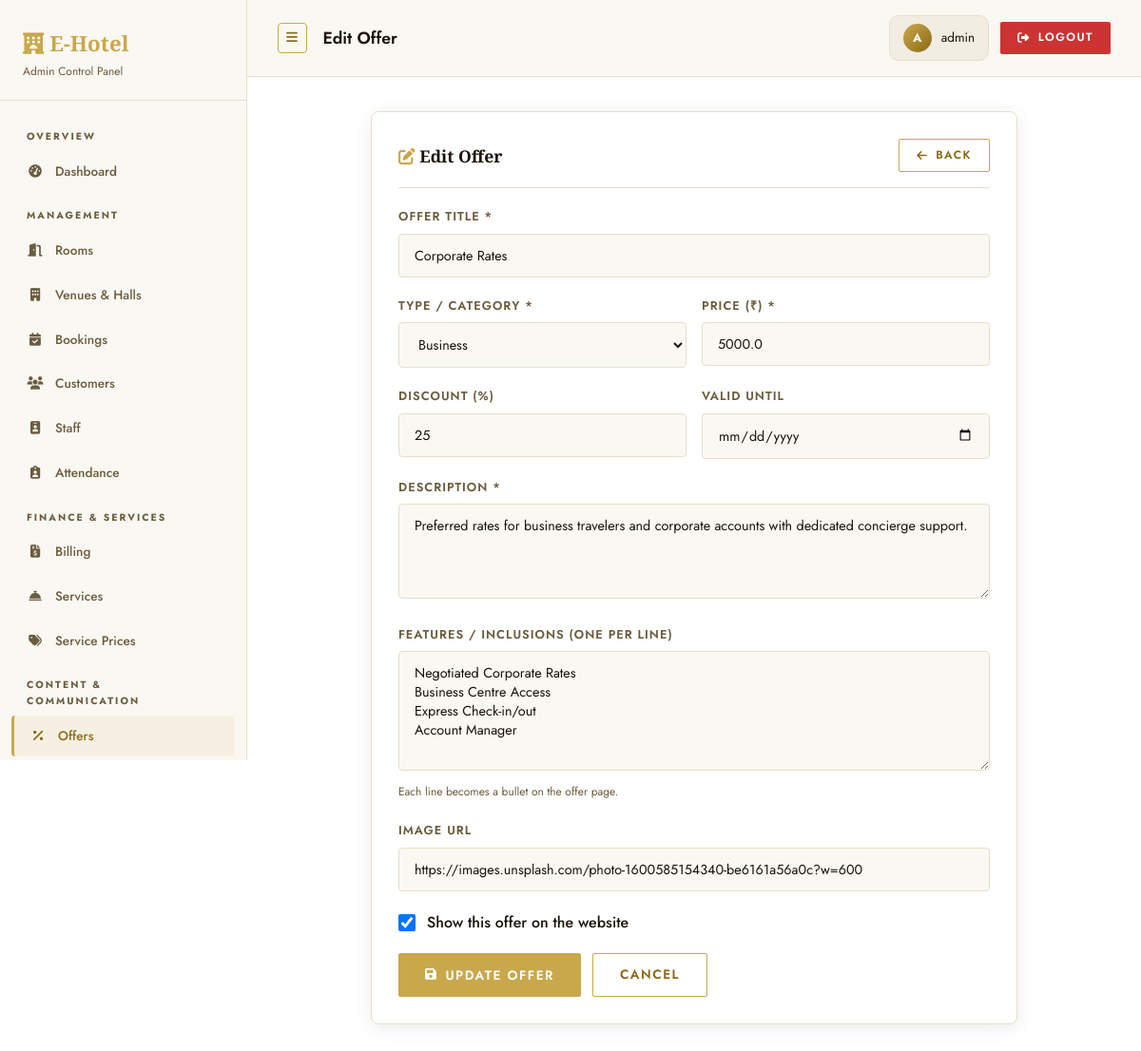
Page /admin/offers/edit/4 (signed in) on the committed database.
### tables this page shows
CREATE TABLE offers (
                id             INTEGER PRIMARY KEY AUTOINCREMENT,
                title          TEXT NOT NULL,
                type           TEXT NOT NULL,
                description    TEXT,
                features       TEXT,
                image_url      TEXT,
                price          REAL DEFAULT 0,
                discount_pct   INTEGER DEFAULT 0,
                valid_until    DATE,
                is_active      INTEGER DEFAULT 1
            );

### routes/admin_routes.py (the view, shortened to what this page needs)
    @app.route('/admin/offers/edit/<int:offer_id>', methods=['GET', 'POST'])
    @admin_required
    def admin_edit_offer(offer_id):
        offer = query_db("SELECT * FROM offers WHERE id=?", [offer_id], one=True)
        return render_template('admin/offer_form.html', offer=offer)

### utils/auth.py (called while the page is built)
def admin_required(f):
    @wraps(f)
    def decorated_function(*args, **kwargs):
        if 'admin_id' not in session:
            flash('Admin login required.', 'warning')
            return redirect(url_for('admin_login'))
        return f(*args, **kwargs)
    return decorated_function

### utils/db.py (called while the page is built)
def get_db():
    db = getattr(g, '_database', None)
    if db is None:
        db = g._database = sqlite3.connect(DATABASE)
        db.row_factory = sqlite3.Row
    return db

def query_db(query, args=(), one=False, commit=False):
    db  = get_db()
    cur = db.execute(query, args)
    if commit:
        db.commit()
        return cur.lastrowid
    rows = cur.fetchall()
    return rows[0] if (one and rows) else (None if one else rows)

### templates/admin/offer_form.html (shortened to what this page needs)
{% extends "admin/base_admin.html" %}
{% block page_title %}{{ 'Edit' if offer else 'Add' }} Offer{% endblock %}
{% block content %}
<div class="card anim-fade-up" style="max-width:680px;margin:0 auto;">
  <div class="card-header">
    <h2 class="card-title">
      <i class="fas fa-{{ 'edit' if offer else 'plus-circle' }} text-accent"></i>
      {{ 'Edit Offer' if offer else 'Add New Offer' }}
    </h2>
    <a href="{{ url_for('admin_offers') }}" class="btn btn-outline btn-sm"><i class="fas fa-arrow-left"></i> Back</a>
  </div>
  <form method="post" action="{{ url_for('admin_edit_offer', offer_id=offer['id']) if offer else url_for('admin_add_offer') }}">
    <div class="form-group">
      <label class="form-label">Offer Title *</label>
      <input type="text" name="title" class="form-control" value="{{ offer['title'] if offer else '' }}" placeholder="e.g. Weekend Getaway" required>
    </div>
    <div style="display:grid;grid-template-columns:1fr 1fr;gap:16px;">
      <div class="form-group">
        <label class="form-label">Type / Category *</label>
        <select name="type" class="form-control" required>
          {% for t in ['Leisure','Family','Seasonal','Business','Long Stay','Wellness','Romance','Adventure'] %}
          <option value="{{ t }}" {{ 'selected' if offer and offer['type']==t else '' }}>{{ t }}</option>
          {% endfor %}
        </select>
      </div>
      <div class="form-group">
        <label class="form-label">Price (₹) *</label>
        <input type="number" name="price" class="form-control" value="{{ offer['price'] if offer else 0 }}" min="0" step="100" required>
      </div>
    </div>
    <div style="display:grid;grid-template-columns:1fr 1fr;gap:16px;">
      <div class="form-group">
        <label class="form-label">Discount (%)</label>
        <input type="number" name="discount_pct" class="form-control" value="{{ offer['discount_pct'] if offer else 0 }}" min="0" max="100">
      </div>
      <div class="form-group">
        <label class="form-label">Valid Until</label>
        <input type="date" name="valid_until" class="form-control" value="{{ offer['valid_until'] if offer and offer['valid_until'] else '' }}">
      </div>
    </div>
    <div class="form-group">
      <label class="form-label">Description *</label>
      <textarea name="description" class="form-control" rows="3" required>{{ offer['description'] if offer else '' }}</textarea>
    </div>
    <div class="form-group">
      <label class="form-label">Features / Inclusions (one per line)</label>
      <textarea name="features" class="form-control" rows="5" placeholder="e.g.&#10;2 Nights Stay&#10;Daily Breakfast&#10;Pool Access">{{ (offer['features'] or '').replace('|','\n') if offer else '' }}</textarea>
      <small style="color:var(--text2);font-size:.75rem;">Each line becomes a bullet on the offer page.</small>
    </div>
    <div class="form-group">
      <label class="form-label">Image URL</label>
      <input type="url" name="image_url" class="form-control" value="{{ offer['image_url'] if offer else '' }}" placeholder="https://...">
    </div>
    <div class="form-group" style="display:flex;align-items:center;gap:12px;">
      <input type="checkbox" name="is_active" id="is_active" value="1" {{ 'checked' if not offer or offer['is_active'] else '' }} style="width:18px;height:18px;">
      <label for="is_active" style="font-weight:500;cursor:pointer;">Show this offer on the website</label>
    </div>
    <div style="display:flex;gap:12px;margin-top:8px;">
      <button type="submit" class="btn btn-primary"><i class="fas fa-save"></i> {{ 'Update Offer' if offer else 'Create Offer' }}</button>
      <a href="{{ url_for('admin_offers') }}" class="btn btn-outline">Cancel</a>
    </div>
  </form>
</div>
{% endblock %}

### static/css/style.css (style rules this page uses)
:root { --bg: #ffffff; --bg2: #faf8f3; --bg3: #f2ede2; --card: #ffffff; --border: #e6dfc8; --accent: #c9a84c; --accent2: #e8c96e; --accent3: #f5e9c0; --accent-dark: #8b6914; --text: #1a1209; --text2: #6b5c3e; --danger: #cc3333; --warning: #d4870a; --success: #2d7a3a; --radius: 4px; --radius-lg: 8px; --shadow: 0 12px 48px rgba(201,168,76,0.18); --shadow-soft: 0 4px 20px rgba(0,0,0,0.08); --glow: 0 0 24px rgba(201,168,76,0.35); --trans: all 0.3s cubic-bezier(.4,0,.2,1); }
*, *::before, *::after { box-sizing: border-box; margin: 0; padding: 0; }
body { font-family: 'Jost', sans-serif; background: var(--bg); color: var(--text); line-height: 1.6; min-height: 100vh; overflow-x: hidden; }
h1,h2,h3,h4 { font-family: 'Cormorant Garamond', serif; }
a { color: var(--accent-dark); text-decoration: none; transition: var(--trans); }
.text-accent { color: var(--accent); }
.btn { display: inline-flex; align-items: center; gap: 8px; padding: 11px 28px; border-radius: 2px; border: none; font-family: 'Jost', sans-serif; font-size: .85rem; font-weight: 600; cursor: pointer; transition: var(--trans); white-space: nowrap; letter-spacing: 1.5px; text-transform: uppercase; }
.btn-primary { background: var(--accent); color: #fff; }
.btn-outline { background: transparent; color: var(--accent-dark); border: 1.5px solid var(--accent); }
.btn-sm { padding: 7px 18px; font-size: .75rem; }
.card { background: var(--card); border: 1px solid var(--border); border-radius: var(--radius-lg); padding: 28px; transition: var(--trans); box-shadow: var(--shadow-soft); }
.card-header { display: flex; align-items: center; justify-content: space-between; margin-bottom: 20px; padding-bottom: 16px; border-bottom: 1px solid var(--border); }
.card-title { font-size: 1.1rem; font-weight: 600; font-family: 'Cormorant Garamond', serif; }
.form-group { margin-bottom: 20px; }
.form-label { display: block; margin-bottom: 7px; font-size: .8rem; font-weight: 600; color: var(--text2); letter-spacing: 1px; text-transform: uppercase; }
.form-control { width: 100%; padding: 12px 16px; background: var(--bg2); border: 1.5px solid var(--border); border-radius: var(--radius); color: var(--text); font-family: 'Jost', sans-serif; font-size: .9rem; transition: var(--trans); outline: none; }
.form-control option { background: #fff; }
select.form-control { cursor: pointer; }
textarea.form-control { resize: vertical; min-height: 100px; }
.anim-fade-up { animation: fadeUp .7s ease both; }
.btn-outline { position: relative; overflow: hidden; z-index: 1; }
.btn-outline::before { content: ''; position: absolute; inset: 0; background: var(--accent); transform: scaleX(0); transform-origin: right; transition: transform 0.35s cubic-bezier(.25,.46,.45,.94); z-index: -1; }

### rows in the picture
offers: title "Corporate Rates", price "5000.0", discount_pct "25", description "Preferred rates for business travelers and corporate accounts with dedicated concierge support.", features "Negotiated Corporate Rates Business Centre Access Express Check-in/out Account Manager", image_url "https://images.unsplash.com/photo-1600585154340-be6161a56a0c?w=600"

### other values in the picture
{{ 'Edit' if offer else 'Add' }} "Edit"
{{ session.admin_name[0].upper() if session.admin_name else 'A' }} "A"
{{ session.admin_name or 'Admin' }} "admin"
{{ 'Edit Offer' if offer else 'Add New Offer' }} "Edit Offer"
{{ 'Update Offer' if offer else 'Create Offer' }} "UPDATE OFFER"
form field type "Business"
